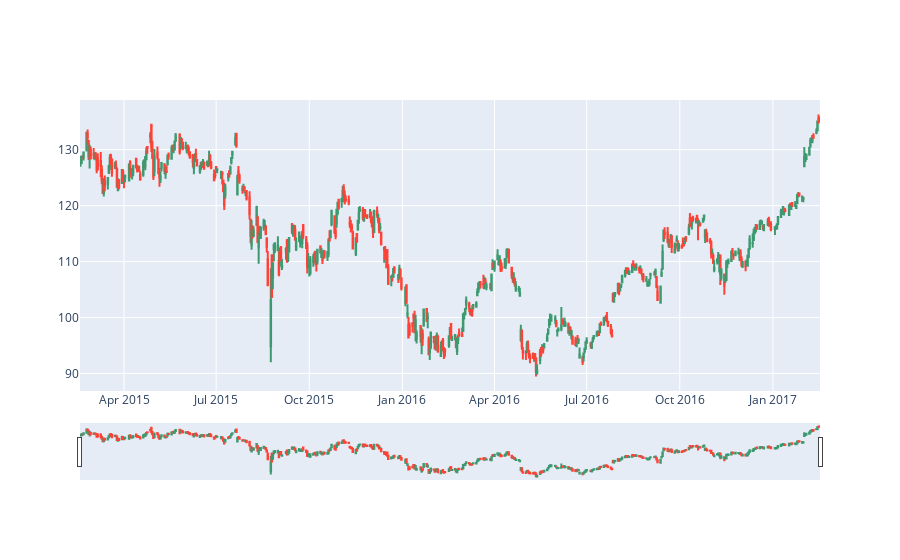

Notebook cell for this chart:
### Code cell
import plotly.graph_objects as go

df = pd.read_csv('https://raw.githubusercontent.com/plotly/datasets/master/finance-charts-apple.csv')

fig = go.Figure(data=[go.Candlestick(x=df['Date'],
                open=df['AAPL.Open'], high=df['AAPL.High'],
                low=df['AAPL.Low'], close=df['AAPL.Close'])
                     ])

fig.show()

### Figure 1 — Plotly figure (JSON) as saved in the notebook; plotly's stock layout.template omitted (floating-point values rounded to 4 significant figures; data arrays with more than 128 entries replaced by an {"elided": "..."} marker saying what was removed)
{"data": [{"close": {"elided": "506 float values"}, "high": {"elided": "506 float values"}, "low": {"elided": "506 float values"}, "open": {"elided": "506 float values"}, "type": "candlestick", "x": {"elided": "506 str values"}}], "layout": {}}
